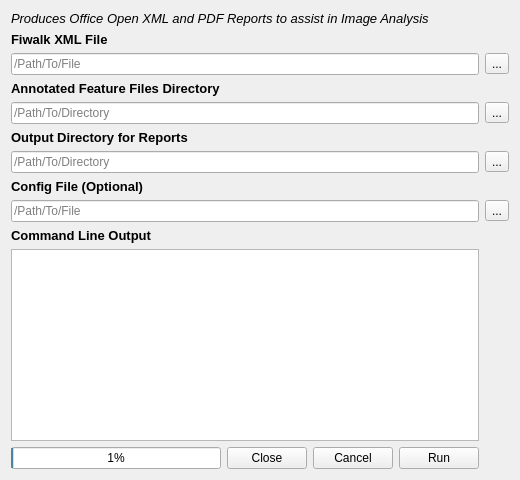
      <widget class="QWidget" name="reportsTab">
       <attribute name="title">
        <string>Reports</string>
       </attribute>
       <layout class="QGridLayout" name="gridLayout_2">
        <item row="6" column="0" colspan="4">
         <widget class="QLineEdit" name="reportsOutDirLineEdit">
          <property name="placeholderText">
           <string>/Path/To/Directory</string>
          </property>
         </widget>
        </item>
        <item row="0" column="0" colspan="5">
         <widget class="QLabel" name="reportsHeaderLabel">
          <property name="font">
           <font>
            <pointsize>10</pointsize>
            <italic>true</italic>
           </font>
          </property>
          <property name="text">
           <string>Produces Office Open XML and PDF Reports to assist in Image Analysis</string>
          </property>
          <property name="wordWrap">
           <bool>true</bool>
          </property>
         </widget>
        </item>
        <item row="1" column="0">
         <widget class="QLabel" name="reportsFiwalkLabel">
          <property name="font">
           <font>
            <pointsize>10</pointsize>
            <weight>75</weight>
            <bold>true</bold>
           </font>
          </property>
          <property name="text">
           <string>Fiwalk XML File</string>
          </property>
         </widget>
        </item>
        <item row="2" column="0" colspan="4">
         <widget class="QLineEdit" name="reportsFiwalkLineEdit">
          <property name="text">
           <string/>
          </property>
          <property name="placeholderText">
           <string>/Path/To/File</string>
          </property>
         </widget>
        </item>
        <item row="2" column="4">
         <widget class="QToolButton" name="reportsFiwalkToolButton">
          <property name="text">
           <string>...</string>
          </property>
         </widget>
        </item>
        <item row="3" column="0">
         <widget class="QLabel" name="reportsAnnDirLabel">
          <property name="font">
           <font>
            <pointsize>10</pointsize>
            <weight>75</weight>
            <bold>true</bold>
           </font>
          </property>
          <property name="text">
           <string>Annotated Feature Files Directory</string>
          </property>
         </widget>
        </item>
        <item row="4" column="0" colspan="4">
         <widget class="QLineEdit" name="reportsAnnDirLineEdit">
          <property name="text">
           <string/>
          </property>
          <property name="placeholderText">
           <string>/Path/To/Directory</string>
          </property>
         </widget>
        </item>
        <item row="4" column="4">
         <widget class="QToolButton" name="reportsAnnDirToolButton">
          <property name="text">
           <string>...</string>
          </property>
         </widget>
        </item>
        <item row="5" column="0">
         <widget class="QLabel" name="reportsOutDirLabel">
          <property name="font">
           <font>
            <pointsize>10</pointsize>
            <weight>75</weight>
            <bold>true</bold>
           </font>
          </property>
          <property name="text">
           <string>Output Directory for Reports</string>
          </property>
         </widget>
        </item>
        <item row="6" column="4">
         <widget class="QToolButton" name="reportsOutDirToolButton">
          <property name="text">
           <string>...</string>
          </property>
         </widget>
        </item>
        <item row="7" column="0">
         <widget class="QLabel" name="reportsConfigLabel">
          <property name="font">
           <font>
            <pointsize>10</pointsize>
            <weight>75</weight>
            <bold>true</bold>
           </font>
          </property>
          <property name="text">
           <string>Config File (Optional)</string>
          </property>
         </widget>
        </item>
        <item row="8" column="0" colspan="4">
         <widget class="QLineEdit" name="reportsConfigLineEdit">
          <property name="placeholderText">
           <string>/Path/To/File</string>
          </property>
         </widget>
        </item>
        <item row="8" column="4">
         <widget class="QToolButton" name="reportsCOnfigFileToolButton">
          <property name="text">
           <string>...</string>
          </property>
         </widget>
        </item>
        <item row="9" column="0">
         <widget class="QLabel" name="reportsTextEditLabel">
          <property name="font">
           <font>
            <pointsize>10</pointsize>
            <weight>75</weight>
            <bold>true</bold>
           </font>
          </property>
          <property name="text">
           <string>Command Line Output</string>
          </property>
         </widget>
        </item>
        <item row="11" column="3">
         <widget class="QPushButton" name="reportsRun">
          <property name="sizePolicy">
           <sizepolicy hsizetype="Fixed" vsizetype="Fixed">
            <horstretch>0</horstretch>
            <verstretch>0</verstretch>
           </sizepolicy>
          </property>
          <property name="text">
           <string>Run</string>
          </property>
         </widget>
        </item>
        <item row="11" column="2">
         <widget class="QPushButton" name="reportsCancel">
          <property name="sizePolicy">
           <sizepolicy hsizetype="Fixed" vsizetype="Fixed">
            <horstretch>0</horstretch>
            <verstretch>0</verstretch>
           </sizepolicy>
          </property>
          <property name="text">
           <string>Cancel</string>
          </property>
         </widget>
        </item>
        <item row="11" column="1">
         <widget class="QPushButton" name="reportsClose">
          <property name="sizePolicy">
           <sizepolicy hsizetype="Fixed" vsizetype="Fixed">
            <horstretch>0</horstretch>
            <verstretch>0</verstretch>
           </sizepolicy>
          </property>
          <property name="text">
           <string>Close</string>
          </property>
         </widget>
        </item>
        <item row="11" column="0">
         <widget class="QProgressBar" name="reportsProgress">
          <property name="value">
           <number>1</number>
          </property>
         </widget>
        </item>
        <item row="10" column="0" colspan="4">
         <widget class="QTextEdit" name="reportsTextEdit">
          <property name="autoFillBackground">
           <bool>true</bool>
          </property>
          <property name="textInteractionFlags">
           <set>Qt::TextSelectableByKeyboard|Qt::TextSelectableByMouse</set>
          </property>
         </widget>
        </item>
       </layout>
      </widget>
